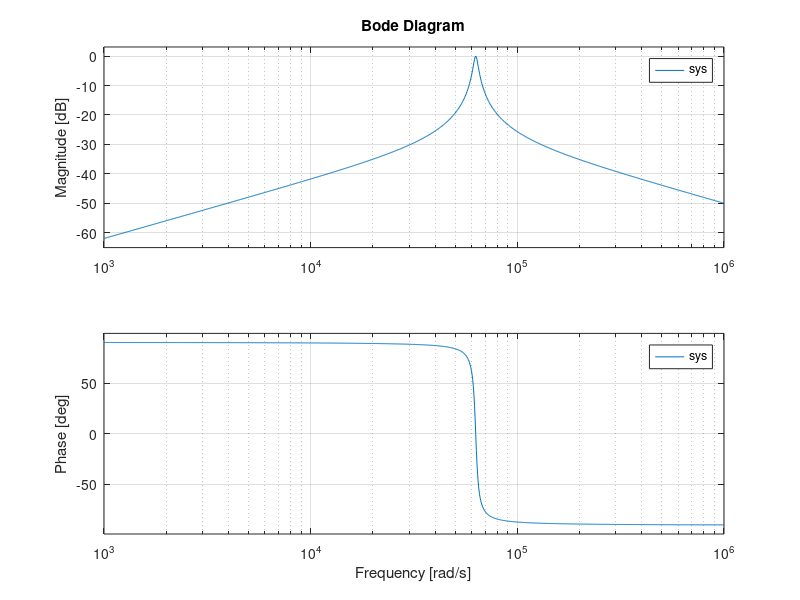

MATLAB code for this plot:
clear all; close all; clc;

R=10000;
Rd=200000;
Rg=200000;
C=1.59*10^-9;

num = [1/(Rg*C) 0];
den = [1 1/(Rd*C) 1/(R^2 * C^2)];
sys = tf(num, den);
bode(sys);
